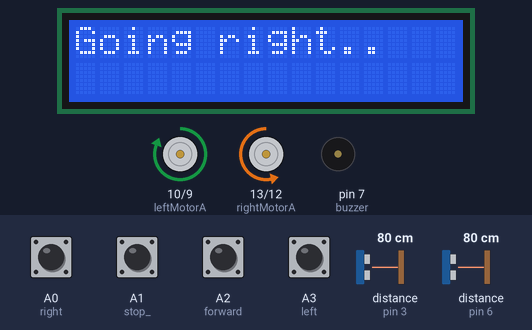
This sketch was run on a simulated Arduino Uno, built with avr-gcc and run on an emulated ATmega328P. On the bench: 16×2 character LCD, motor-driver pin pairs drawn as motors (green arrow = first pin HIGH = forward, orange = second pin HIGH = backward, longer = more drive, scaled by the enable pin), buzzer (waves = sounding). Inputs (shaded band) come from the test bench; at power-on: A0 (right), A1 (stop_), A2 (forward), A3 (left) HIGH, distance to the obstacle (sensors on pin 3, pin 6) 80 cm. What the sketch prints to the serial monitor is not drawn.

Above: at 6.2 s.
6.3 s: distance to the obstacle (sensor on pin 3) set to 33 cm
15.1 s: distance to the obstacle (sensor on pin 3) set to 29 cm
At 17.8 s:
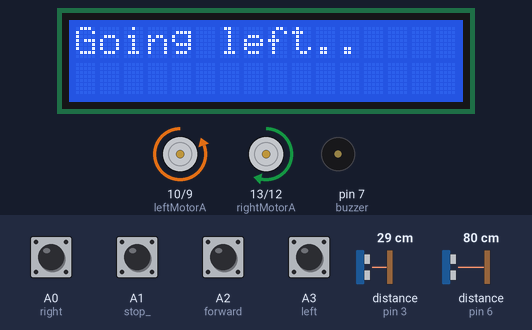
23.9 s: distance to the obstacle (sensor on pin 3) set to 299 cm
At 26.2 s:
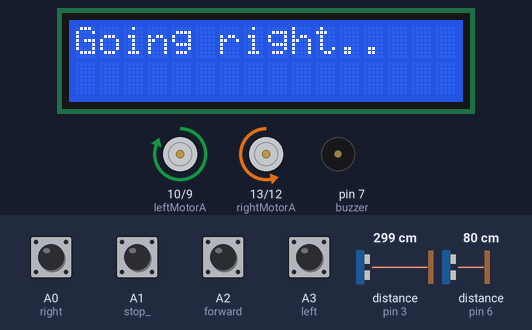
32.7 s: A1 (stop_) pulled LOW for 1.55 s
35.7 s: distance to the obstacle (sensor on pin 3) set to 2 cm
At 37.1 s:
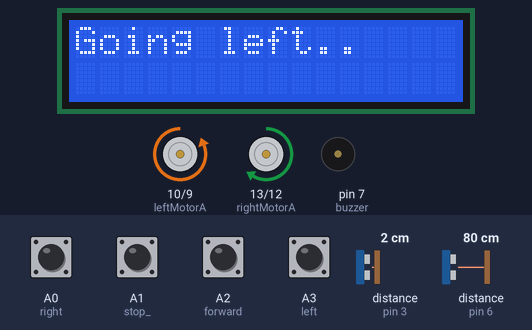
40.9 s: distance to the obstacle (sensor on pin 3) set to 35 cm
At 44.1 s:
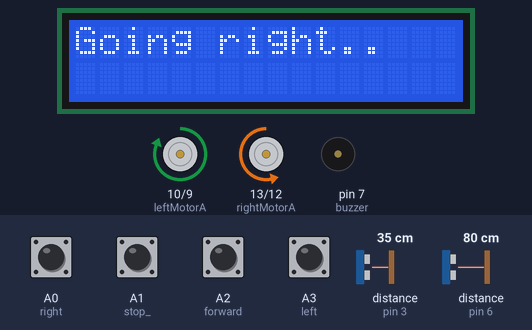
Timing chart, 0 to 48.1 s (numbered marks = the images above; inputs shaded):
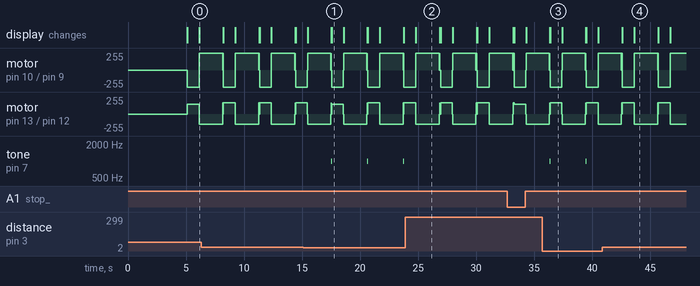

The sketch:

Arduino_code.ino
```cpp
#include<Wire.h>
#include<LiquidCrystal_I2C.h>
#include <Ultrasonic.h>
//Definitions of the Digital pins used

Ultrasonic ultrasonic1(2, 3);
Ultrasonic ultrasonic2(5, 6);
#define buzzer 7

// Left Motor
int leftMotorSpeed = 8;
int leftMotorA = 10;
int leftMotorB = 9;
// Right Motor
int rightMotorSpeed = 11;
int rightMotorA = 13;
int rightMotorB = 12;
char x;
//Declaration of the variables that will be globally used

#define right A0
#define left A3
#define forward A2
#define stop_ A1

float duration, distance; //Duration and distance are determined by the Ultrasonic Sensor HC-SR04
LiquidCrystal_I2C lcd(0x27, 16, 2);
String voice;

//User defined functions

void obstacleStop() {
  lcd.clear();
  lcd.print("Obstacle presence..");
  digitalWrite(leftMotorA, LOW);
  digitalWrite(leftMotorB, LOW);
  digitalWrite(rightMotorA, LOW);
  digitalWrite(rightMotorB, LOW);
  tone(buzzer, 1000);

}


void goForward() {
  lcd.clear();
  lcd.print("Going Foward..");
  // turn on motor A
  digitalWrite(leftMotorA, HIGH);
  digitalWrite(leftMotorB, LOW);
  // set speed to 200 out of possible range 0~255
  analogWrite(leftMotorSpeed, 170);
  digitalWrite(rightMotorA, HIGH);
  digitalWrite(rightMotorB, LOW);
  // set speed to 200 out of possible range 0~255
  analogWrite(rightMotorSpeed, 170);
}

void stopMoving() {
  lcd.clear();
  lcd.print("STOPPED");
  analogWrite(rightMotorSpeed, 0);
  analogWrite(leftMotorSpeed, 0);
  digitalWrite(leftMotorA, LOW);
  digitalWrite(leftMotorB, LOW);
  digitalWrite(rightMotorA, LOW);
  digitalWrite(rightMotorB, LOW);
}


void goBack() {
  lcd.clear();
  lcd.print("GOING BACKWARD");
  analogWrite(rightMotorSpeed, 150);
  analogWrite(leftMotorSpeed, 150);
  digitalWrite(leftMotorA, LOW);
  digitalWrite(leftMotorB, HIGH);
  digitalWrite(rightMotorA, LOW);
  digitalWrite(rightMotorB, HIGH);
}


void goLeft() {
  lcd.clear();
  lcd.print("Going left..");
  digitalWrite(leftMotorA, LOW);
  digitalWrite(leftMotorB, HIGH);
  digitalWrite(rightMotorA, HIGH);
  digitalWrite(rightMotorB, LOW);
  analogWrite(rightMotorSpeed, 150);
  analogWrite(leftMotorSpeed, 150);
  delay(1000);
  stopMoving();
}


void goRight() {
  lcd.clear();
  lcd.print("Going right..");
  digitalWrite(leftMotorA, HIGH);
  digitalWrite(leftMotorB, LOW);
  digitalWrite(rightMotorA, LOW);
  digitalWrite(rightMotorB, HIGH);
  analogWrite(rightMotorSpeed, 150);
  analogWrite(leftMotorSpeed, 170);
  delay(2000);
  stopMoving();
}


void wrongCommand() {
  lcd.clear();
  lcd.print("WRONG COMMAND");
  tone(buzzer, 450);
  delay(1000);
  noTone(buzzer);
  delay(2000);
}

void setup() {

  Serial.begin(9600);
  lcd.begin();
  lcd.clear();
  lcd.print("READY");
  delay(5000);
  lcd.clear();
  lcd.print("GIVE DIRECTION");


  //pinMode(leftMotorSpeed, OUTPUT);
  //pinMode(rightMotorSpeed, OUTPUT);
  pinMode(leftMotorA, OUTPUT);
  pinMode(leftMotorB, OUTPUT);
  pinMode(rightMotorA, OUTPUT);
  pinMode(rightMotorB, OUTPUT);

  pinMode(right, INPUT_PULLUP);
  pinMode(left, INPUT_PULLUP);
  pinMode(forward, INPUT_PULLUP);
  pinMode(stop_, INPUT_PULLUP);

}


void loop() {
  obstacle();
  if (digitalRead(right) == HIGH || digitalRead(left) == HIGH
      || digitalRead(forward) == HIGH || digitalRead(stop_) == HIGH) {
    button_();
  } else {
    obstacle();
    while (Serial.available()) {
      delay(10);
      char c = Serial.read();
      if (c == '#') {
        break;
      }
      voice += c;
    }
  }


  if (voice.length() > 0) {
    Serial.println(voice.length());
    obstacle();
    if (voice == "go forward" || voice == "go front" ||
        voice == "will ford" || voice == "go for it" ||
        voice == "will forward" || voice == "go fly" ||
        voice == "guilford" || voice == "millford" ||
        voice == "well ford" || voice == "go for ride" ||
        voice == "well for ride" || voice == "forward" ||
        voice == "ford" || voice == "beforward" || voice == "bailey" || voice == "barry"  ||
        voice == "bella" || voice == "belly" || voice == "trendy berry" || voice == "twin dembele" ||
        voice == "10 dembele" || voice == "x")
    {
      x = 'A';
      Serial.println(x);
      obstacle();
      goForward() ;
    }
    else if (voice == "go back" || voice == "will back" || voice == "call back" || voice == "back") {
      x = 'B';
      Serial.println(x);
      obstacle();
      goBack();
    }
    else if (voice == "go left" || voice == "turn left" || voice == "left" || voice == "kushoto" || voice == "nenda kushoto" || voice == "kata kushoto") {
      x = 'C';
      Serial.println(x);
      goRight();
    }
    else if (voice == "go right" || voice == "turn right"  || voice == "girl right" || voice == "right" || voice == "kulia" || voice == "coolio" || voice == "courier" || voice == "qualia" || voice == "colyer" || voice == "korea" || voice == "clear" || voice == "coolie") {
      x = 'D';
      goLeft();
    }
    else if ( voice == "stop" || voice == "si mama" ) {
      x = 'V';
      stopMoving();
    }
    else
    {
      wrongCommand();
      //button_();
    }


    voice = "";
  }
}

void obstacle() {
  Serial.println("hr");
  if (ultrasonic1.Ranging(CM) <= 30 && x == 'A') {
    obstacleStop(); Serial.println("StopED");
  } else if (ultrasonic1.Ranging(CM) >= 31 && x == 'A') {
    goForward(); noTone(buzzer);
  }
  else if (ultrasonic2.Ranging(CM) <= 30 && x == 'B') {
    obstacleStop(); Serial.println("Stop");
  } else if (ultrasonic2.Ranging(CM) >= 31 && x == 'B') {
    goBack(); noTone(buzzer);
  }
  else {
    noTone(buzzer);
  }
}

void button_() {
  Serial.println("Here");
  if (digitalRead(right) == HIGH) {
    x = 'V';
    goLeft();

  }
  if (digitalRead(left) == HIGH) {
    x = 'V';
    goRight();
  }
  if (digitalRead(forward) == HIGH) {
    x = 'A'; obstacle();
    goForward();
  }
  if (digitalRead(stop_) == HIGH) {
    x = 'V';
    stopMoving();
  }
}
```

Measured:
- the behaviour switches between 31 and 30 cm on distance to the obstacle (sensor on pin 3) (found by bisection; images 0 and 1)
- after the input at 15.1 s, tone on pin 7 (buzzer): alternates 1000 Hz for 0.04 s and silent for 3.1 s, starting after 2.4 s
- after the input at 23.9 s, tone on pin 7 (buzzer): stops changing and stays silent
- after the input at 35.7 s, tone on pin 7 (buzzer): alternates 1000 Hz for 0.04 s and silent for 3.1 s, starting after 0.65 s
- after the input at 40.9 s, tone on pin 7 (buzzer): stops changing and stays silent
- by itself, motor on pin 10 (leftMotorA) / pin 9 (leftMotorB): repeats every 3.2 s: forward 255/255 2.0 s, stopped 0.05 s, forward 255/255 0.03 s, stopped 0.06 s, backward 255/255 1.0 s, stopped 0.01 s
- by itself, motor on pin 13 (rightMotorA) / pin 12 (rightMotorB): repeats every 3.2 s: backward 150/255 2.0 s, stopped 0.05 s, forward 170/255 0.03 s, stopped 0.06 s, forward 170/255 1.0 s, stopped 0.01 s
